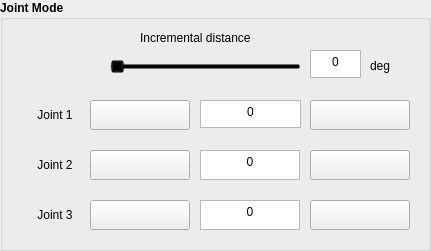
      <widget class="QGroupBox" name="groupBox_5">
       <property name="geometry">
        <rect>
         <x>10</x>
         <y>10</y>
         <width>431</width>
         <height>251</height>
        </rect>
       </property>
       <property name="font">
        <font>
         <pointsize>9</pointsize>
         <weight>75</weight>
         <bold>true</bold>
        </font>
       </property>
       <property name="title">
        <string>Joint Mode</string>
       </property>
       <widget class="QLabel" name="label">
        <property name="geometry">
         <rect>
          <x>20</x>
          <y>100</y>
          <width>70</width>
          <height>30</height>
         </rect>
        </property>
        <property name="font">
         <font>
          <pointsize>9</pointsize>
          <weight>50</weight>
          <bold>false</bold>
         </font>
        </property>
        <property name="styleSheet">
         <string notr="true">background: transparent;</string>
        </property>
        <property name="text">
         <string>Joint 1</string>
        </property>
        <property name="alignment">
         <set>Qt::AlignCenter</set>
        </property>
       </widget>
       <widget class="QPushButton" name="btn_j1_dec">
        <property name="geometry">
         <rect>
          <x>90</x>
          <y>100</y>
          <width>100</width>
          <height>30</height>
         </rect>
        </property>
        <property name="cursor">
         <cursorShape>PointingHandCursor</cursorShape>
        </property>
        <property name="text">
         <string/>
        </property>
        <property name="icon">
         <iconset>
          <normaloff>../icon_phai.PNG</normaloff>../icon_phai.PNG</iconset>
        </property>
        <property name="iconSize">
         <size>
          <width>20</width>
          <height>20</height>
         </size>
        </property>
       </widget>
       <widget class="QPushButton" name="btn_j1_inc">
        <property name="geometry">
         <rect>
          <x>310</x>
          <y>100</y>
          <width>100</width>
          <height>30</height>
         </rect>
        </property>
        <property name="cursor">
         <cursorShape>PointingHandCursor</cursorShape>
        </property>
        <property name="text">
         <string/>
        </property>
        <property name="icon">
         <iconset>
          <normaloff>../icon_trai.PNG</normaloff>../icon_trai.PNG</iconset>
        </property>
        <property name="iconSize">
         <size>
          <width>20</width>
          <height>20</height>
         </size>
        </property>
       </widget>
       <widget class="QPushButton" name="btn_j2_inc">
        <property name="geometry">
         <rect>
          <x>310</x>
          <y>150</y>
          <width>100</width>
          <height>30</height>
         </rect>
        </property>
        <property name="cursor">
         <cursorShape>PointingHandCursor</cursorShape>
        </property>
        <property name="text">
         <string/>
        </property>
        <property name="icon">
         <iconset>
          <normaloff>../icon_trai.PNG</normaloff>../icon_trai.PNG</iconset>
        </property>
        <property name="iconSize">
         <size>
          <width>20</width>
          <height>20</height>
         </size>
        </property>
       </widget>
       <widget class="QTextEdit" name="txt_j2">
        <property name="geometry">
         <rect>
          <x>200</x>
          <y>150</y>
          <width>100</width>
          <height>30</height>
         </rect>
        </property>
        <property name="font">
         <font>
          <pointsize>9</pointsize>
          <weight>50</weight>
          <bold>false</bold>
         </font>
        </property>
        <property name="readOnly">
         <bool>true</bool>
        </property>
        <property name="html">
         <string>&lt;!DOCTYPE HTML PUBLIC &quot;-//W3C//DTD HTML 4.0//EN&quot; &quot;http://www.w3.org/TR/REC-html40/strict.dtd&quot;&gt;
&lt;html&gt;&lt;head&gt;&lt;meta name=&quot;qrichtext&quot; content=&quot;1&quot; /&gt;&lt;style type=&quot;text/css&quot;&gt;
p, li { white-space: pre-wrap; }
&lt;/style&gt;&lt;/head&gt;&lt;body style=&quot; font-family:'MS Shell Dlg 2'; font-size:9pt; font-weight:400; font-style:normal;&quot;&gt;
&lt;p align=&quot;center&quot; style=&quot; margin-top:0px; margin-bottom:0px; margin-left:0px; margin-right:0px; -qt-block-indent:0; text-indent:0px;&quot;&gt;0&lt;/p&gt;&lt;/body&gt;&lt;/html&gt;</string>
        </property>
       </widget>
       <widget class="QLabel" name="label_2">
        <property name="geometry">
         <rect>
          <x>20</x>
          <y>150</y>
          <width>70</width>
          <height>30</height>
         </rect>
        </property>
        <property name="font">
         <font>
          <pointsize>9</pointsize>
          <weight>50</weight>
          <bold>false</bold>
         </font>
        </property>
        <property name="styleSheet">
         <string notr="true">background: transparent;</string>
        </property>
        <property name="text">
         <string>Joint 2</string>
        </property>
        <property name="alignment">
         <set>Qt::AlignCenter</set>
        </property>
       </widget>
       <widget class="QPushButton" name="btn_j2_dec">
        <property name="geometry">
         <rect>
          <x>90</x>
          <y>150</y>
          <width>100</width>
          <height>30</height>
         </rect>
        </property>
        <property name="cursor">
         <cursorShape>PointingHandCursor</cursorShape>
        </property>
        <property name="text">
         <string/>
        </property>
        <property name="icon">
         <iconset>
          <normaloff>../icon_phai.PNG</normaloff>../icon_phai.PNG</iconset>
        </property>
        <property name="iconSize">
         <size>
          <width>20</width>
          <height>20</height>
         </size>
        </property>
       </widget>
       <widget class="QPushButton" name="btn_j3_inc">
        <property name="geometry">
         <rect>
          <x>310</x>
          <y>200</y>
          <width>100</width>
          <height>30</height>
         </rect>
        </property>
        <property name="cursor">
         <cursorShape>PointingHandCursor</cursorShape>
        </property>
        <property name="text">
         <string/>
        </property>
        <property name="icon">
         <iconset>
          <normaloff>../icon_trai.PNG</normaloff>../icon_trai.PNG</iconset>
        </property>
        <property name="iconSize">
         <size>
          <width>20</width>
          <height>20</height>
         </size>
        </property>
       </widget>
       <widget class="QTextEdit" name="txt_j3">
        <property name="geometry">
         <rect>
          <x>200</x>
          <y>200</y>
          <width>100</width>
          <height>30</height>
         </rect>
        </property>
        <property name="font">
         <font>
          <pointsize>9</pointsize>
          <weight>50</weight>
          <bold>false</bold>
         </font>
        </property>
        <property name="readOnly">
         <bool>true</bool>
        </property>
        <property name="html">
         <string>&lt;!DOCTYPE HTML PUBLIC &quot;-//W3C//DTD HTML 4.0//EN&quot; &quot;http://www.w3.org/TR/REC-html40/strict.dtd&quot;&gt;
&lt;html&gt;&lt;head&gt;&lt;meta name=&quot;qrichtext&quot; content=&quot;1&quot; /&gt;&lt;style type=&quot;text/css&quot;&gt;
p, li { white-space: pre-wrap; }
&lt;/style&gt;&lt;/head&gt;&lt;body style=&quot; font-family:'MS Shell Dlg 2'; font-size:9pt; font-weight:400; font-style:normal;&quot;&gt;
&lt;p align=&quot;center&quot; style=&quot; margin-top:0px; margin-bottom:0px; margin-left:0px; margin-right:0px; -qt-block-indent:0; text-indent:0px;&quot;&gt;0&lt;/p&gt;&lt;/body&gt;&lt;/html&gt;</string>
        </property>
       </widget>
       <widget class="QLabel" name="label_3">
        <property name="geometry">
         <rect>
          <x>20</x>
          <y>200</y>
          <width>70</width>
          <height>30</height>
         </rect>
        </property>
        <property name="font">
         <font>
          <pointsize>9</pointsize>
          <weight>50</weight>
          <bold>false</bold>
         </font>
        </property>
        <property name="styleSheet">
         <string notr="true">background: transparent;</string>
        </property>
        <property name="text">
         <string>Joint 3</string>
        </property>
        <property name="alignment">
         <set>Qt::AlignCenter</set>
        </property>
       </widget>
       <widget class="QPushButton" name="btn_j3_dec">
        <property name="geometry">
         <rect>
          <x>90</x>
          <y>200</y>
          <width>100</width>
          <height>30</height>
         </rect>
        </property>
        <property name="cursor">
         <cursorShape>PointingHandCursor</cursorShape>
        </property>
        <property name="text">
         <string/>
        </property>
        <property name="icon">
         <iconset>
          <normaloff>../icon_phai.PNG</normaloff>../icon_phai.PNG</iconset>
        </property>
        <property name="iconSize">
         <size>
          <width>20</width>
          <height>20</height>
         </size>
        </property>
       </widget>
       <widget class="QLabel" name="label_28">
        <property name="geometry">
         <rect>
          <x>140</x>
          <y>30</y>
          <width>141</width>
          <height>16</height>
         </rect>
        </property>
        <property name="font">
         <font>
          <pointsize>9</pointsize>
          <weight>50</weight>
          <bold>false</bold>
         </font>
        </property>
        <property name="text">
         <string>Incremental distance</string>
        </property>
       </widget>
       <widget class="QSlider" name="slide_deg">
        <property name="geometry">
         <rect>
          <x>110</x>
          <y>60</y>
          <width>191</width>
          <height>22</height>
         </rect>
        </property>
        <property name="font">
         <font>
          <pointsize>9</pointsize>
          <weight>50</weight>
          <bold>false</bold>
         </font>
        </property>
        <property name="styleSheet">
         <string notr="true">background: transparent;</string>
        </property>
        <property name="maximum">
         <number>20</number>
        </property>
        <property name="singleStep">
         <number>5</number>
        </property>
        <property name="orientation">
         <enum>Qt::Horizontal</enum>
        </property>
        <property name="tickPosition">
         <enum>QSlider::TicksBelow</enum>
        </property>
        <property name="tickInterval">
         <number>5</number>
        </property>
       </widget>
       <widget class="QLabel" name="label_30">
        <property name="geometry">
         <rect>
          <x>370</x>
          <y>50</y>
          <width>31</width>
          <height>31</height>
         </rect>
        </property>
        <property name="font">
         <font>
          <pointsize>9</pointsize>
          <weight>50</weight>
          <bold>false</bold>
         </font>
        </property>
        <property name="styleSheet">
         <string notr="true">background: transparent;</string>
        </property>
        <property name="text">
         <string>deg</string>
        </property>
       </widget>
       <widget class="QTextEdit" name="txt_deg">
        <property name="geometry">
         <rect>
          <x>310</x>
          <y>50</y>
          <width>51</width>
          <height>28</height>
         </rect>
        </property>
        <property name="font">
         <font>
          <pointsize>9</pointsize>
          <weight>50</weight>
          <bold>false</bold>
         </font>
        </property>
        <property name="verticalScrollBarPolicy">
         <enum>Qt::ScrollBarAlwaysOff</enum>
        </property>
        <property name="horizontalScrollBarPolicy">
         <enum>Qt::ScrollBarAlwaysOff</enum>
        </property>
        <property name="readOnly">
         <bool>true</bool>
        </property>
        <property name="html">
         <string>&lt;!DOCTYPE HTML PUBLIC &quot;-//W3C//DTD HTML 4.0//EN&quot; &quot;http://www.w3.org/TR/REC-html40/strict.dtd&quot;&gt;
&lt;html&gt;&lt;head&gt;&lt;meta name=&quot;qrichtext&quot; content=&quot;1&quot; /&gt;&lt;style type=&quot;text/css&quot;&gt;
p, li { white-space: pre-wrap; }
&lt;/style&gt;&lt;/head&gt;&lt;body style=&quot; font-family:'MS Shell Dlg 2'; font-size:9pt; font-weight:400; font-style:normal;&quot;&gt;
&lt;p align=&quot;center&quot; style=&quot; margin-top:0px; margin-bottom:0px; margin-left:0px; margin-right:0px; -qt-block-indent:0; text-indent:0px;&quot;&gt;0&lt;/p&gt;&lt;/body&gt;&lt;/html&gt;</string>
        </property>
       </widget>
       <widget class="QTextEdit" name="txt_j1">
        <property name="geometry">
         <rect>
          <x>200</x>
          <y>100</y>
          <width>101</width>
          <height>28</height>
         </rect>
        </property>
        <property name="font">
         <font>
          <pointsize>9</pointsize>
          <weight>50</weight>
          <bold>false</bold>
         </font>
        </property>
        <property name="readOnly">
         <bool>true</bool>
        </property>
        <property name="html">
         <string>&lt;!DOCTYPE HTML PUBLIC &quot;-//W3C//DTD HTML 4.0//EN&quot; &quot;http://www.w3.org/TR/REC-html40/strict.dtd&quot;&gt;
&lt;html&gt;&lt;head&gt;&lt;meta name=&quot;qrichtext&quot; content=&quot;1&quot; /&gt;&lt;style type=&quot;text/css&quot;&gt;
p, li { white-space: pre-wrap; }
&lt;/style&gt;&lt;/head&gt;&lt;body style=&quot; font-family:'MS Shell Dlg 2'; font-size:9pt; font-weight:400; font-style:normal;&quot;&gt;
&lt;p align=&quot;center&quot; style=&quot; margin-top:0px; margin-bottom:0px; margin-left:0px; margin-right:0px; -qt-block-indent:0; text-indent:0px;&quot;&gt;0&lt;/p&gt;&lt;/body&gt;&lt;/html&gt;</string>
        </property>
       </widget>
      </widget>
